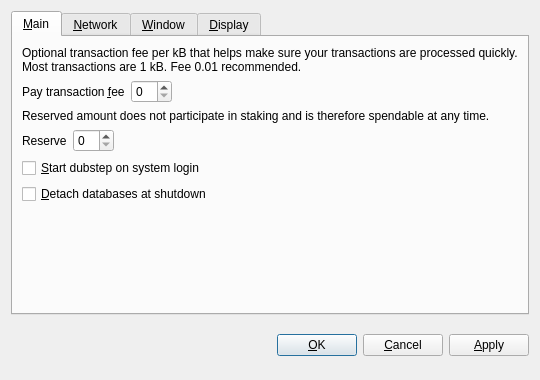
<?xml version="1.0" encoding="UTF-8"?>
<ui version="4.0">
 <class>OptionsDialog</class>
 <widget class="QDialog" name="OptionsDialog">
  <property name="geometry">
   <rect>
    <x>0</x>
    <y>0</y>
    <width>540</width>
    <height>380</height>
   </rect>
  </property>
  <property name="windowTitle">
   <string>Options</string>
  </property>
  <property name="modal">
   <bool>true</bool>
  </property>
  <layout class="QVBoxLayout" name="verticalLayout">
   <item>
    <widget class="QTabWidget" name="tabWidget">
     <property name="tabPosition">
      <enum>QTabWidget::North</enum>
     </property>
     <property name="currentIndex">
      <number>0</number>
     </property>
     <widget class="QWidget" name="tabMain">
      <attribute name="title">
       <string>&amp;Main</string>
      </attribute>
      <layout class="QVBoxLayout" name="verticalLayout_Main">
       <item>
        <widget class="QLabel" name="transactionFeeInfoLabel">
         <property name="text">
          <string>Optional transaction fee per kB that helps make sure your transactions are processed quickly. Most transactions are 1 kB. Fee 0.01 recommended.</string>
         </property>
         <property name="textFormat">
          <enum>Qt::PlainText</enum>
         </property>
         <property name="wordWrap">
          <bool>true</bool>
         </property>
        </widget>
       </item>
       <item>
        <layout class="QHBoxLayout" name="horizontalLayoutFee">
         <item>
          <widget class="QLabel" name="transactionFeeLabel">
           <property name="text">
            <string>Pay transaction &amp;fee</string>
           </property>
           <property name="textFormat">
            <enum>Qt::PlainText</enum>
           </property>
           <property name="buddy">
            <cstring>transactionFee</cstring>
           </property>
          </widget>
         </item>
         <item>
          <widget class="BitcoinAmountField" name="transactionFee"/>
         </item>
         <item>
          <spacer name="horizontalSpacerFee">
           <property name="orientation">
            <enum>Qt::Horizontal</enum>
           </property>
           <property name="sizeHint" stdset="0">
            <size>
             <width>40</width>
             <height>20</height>
            </size>
           </property>
          </spacer>
         </item>
        </layout>
       </item>
       <item>
        <widget class="QLabel" name="reserveBalanceInfoLabel">
         <property name="text">
          <string>Reserved amount does not participate in staking and is therefore spendable at any time.</string>
         </property>
         <property name="textFormat">
          <enum>Qt::PlainText</enum>
         </property>
         <property name="wordWrap">
          <bool>true</bool>
         </property>
        </widget>
       </item>
       <item>
        <layout class="QHBoxLayout" name="horizontalLayoutReserveBalance">
         <item>
          <widget class="QLabel" name="reserveBalanceLabel">
           <property name="text">
            <string>Reserve</string>
           </property>
           <property name="textFormat">
            <enum>Qt::PlainText</enum>
           </property>
           <property name="buddy">
            <cstring>reserveBalance</cstring>
           </property>
          </widget>
         </item>
         <item>
          <widget class="BitcoinAmountField" name="reserveBalance"/>
         </item>
         <item>
          <spacer name="horizontalSpacerReserveBalance">
           <property name="orientation">
            <enum>Qt::Horizontal</enum>
           </property>
           <property name="sizeHint" stdset="0">
            <size>
             <width>40</width>
             <height>20</height>
            </size>
           </property>
          </spacer>
         </item>
        </layout>
       </item>
       <item>
        <widget class="QCheckBox" name="bitcoinAtStartup">
         <property name="toolTip">
          <string>Automatically start dubstep after logging in to the system.</string>
         </property>
         <property name="text">
          <string>&amp;Start dubstep on system login</string>
         </property>
        </widget>
       </item>
       <item>
        <widget class="QCheckBox" name="detachDatabases">
         <property name="toolTip">
          <string>Detach block and address databases at shutdown. This means they can be moved to another data directory, but it slows down shutdown. The wallet is always detached.</string>
         </property>
         <property name="text">
          <string>&amp;Detach databases at shutdown</string>
         </property>
        </widget>
       </item>
       <item>
        <spacer name="verticalSpacer_Main">
         <property name="orientation">
          <enum>Qt::Vertical</enum>
         </property>
         <property name="sizeHint" stdset="0">
          <size>
           <width>20</width>
           <height>40</height>
          </size>
         </property>
        </spacer>
       </item>
      </layout>
     </widget>
     <widget class="QWidget" name="tabNetwork">
      <attribute name="title">
       <string>&amp;Network</string>
      </attribute>
      <layout class="QVBoxLayout" name="verticalLayout_Network">
       <item>
        <widget class="QCheckBox" name="mapPortUpnp">
         <property name="toolTip">
          <string>Automatically open the dubstep client port on the router. This only works when your router supports UPnP and it is enabled.</string>
         </property>
         <property name="text">
          <string>Map port using &amp;UPnP</string>
         </property>
        </widget>
       </item>
       <item>
        <widget class="QCheckBox" name="connectSocks">
         <property name="toolTip">
          <string>Connect to the dubstep network through a SOCKS proxy (e.g. when connecting through Tor).</string>
         </property>
         <property name="text">
          <string>&amp;Connect through SOCKS proxy:</string>
         </property>
        </widget>
       </item>
       <item>
        <layout class="QHBoxLayout" name="horizontalLayout_Network">
         <item>
          <widget class="QLabel" name="proxyIpLabel">
           <property name="text">
            <string>Proxy &amp;IP:</string>
           </property>
           <property name="textFormat">
            <enum>Qt::PlainText</enum>
           </property>
           <property name="buddy">
            <cstring>proxyIp</cstring>
           </property>
          </widget>
         </item>
         <item>
          <widget class="QValidatedLineEdit" name="proxyIp">
           <property name="maximumSize">
            <size>
             <width>140</width>
             <height>16777215</height>
            </size>
           </property>
           <property name="toolTip">
            <string>IP address of the proxy (e.g. 127.0.0.1)</string>
           </property>
          </widget>
         </item>
         <item>
          <widget class="QLabel" name="proxyPortLabel">
           <property name="text">
            <string>&amp;Port:</string>
           </property>
           <property name="textFormat">
            <enum>Qt::PlainText</enum>
           </property>
           <property name="buddy">
            <cstring>proxyPort</cstring>
           </property>
          </widget>
         </item>
         <item>
          <widget class="QLineEdit" name="proxyPort">
           <property name="maximumSize">
            <size>
             <width>55</width>
             <height>16777215</height>
            </size>
           </property>
           <property name="toolTip">
            <string>Port of the proxy (e.g. 9050)</string>
           </property>
          </widget>
         </item>
         <item>
          <widget class="QLabel" name="socksVersionLabel">
           <property name="text">
            <string>SOCKS &amp;Version:</string>
           </property>
           <property name="textFormat">
            <enum>Qt::PlainText</enum>
           </property>
           <property name="buddy">
            <cstring>socksVersion</cstring>
           </property>
          </widget>
         </item>
         <item>
          <widget class="QValueComboBox" name="socksVersion">
           <property name="toolTip">
            <string>SOCKS version of the proxy (e.g. 5)</string>
           </property>
          </widget>
         </item>
         <item>
          <spacer name="horizontalSpacer_Network">
           <property name="orientation">
            <enum>Qt::Horizontal</enum>
           </property>
           <property name="sizeHint" stdset="0">
            <size>
             <width>40</width>
             <height>20</height>
            </size>
           </property>
          </spacer>
         </item>
        </layout>
       </item>
       <item>
        <spacer name="verticalSpacer_Network">
         <property name="orientation">
          <enum>Qt::Vertical</enum>
         </property>
         <property name="sizeHint" stdset="0">
          <size>
           <width>20</width>
           <height>40</height>
          </size>
         </property>
        </spacer>
       </item>
      </layout>
     </widget>
     <widget class="QWidget" name="tabWindow">
      <attribute name="title">
       <string>&amp;Window</string>
      </attribute>
      <layout class="QVBoxLayout" name="verticalLayout_Window">
       <item>
        <widget class="QCheckBox" name="minimizeToTray">
         <property name="toolTip">
          <string>Show only a tray icon after minimizing the window.</string>
         </property>
         <property name="text">
          <string>&amp;Minimize to the tray instead of the taskbar</string>
         </property>
        </widget>
       </item>
       <item>
        <widget class="QCheckBox" name="minimizeOnClose">
         <property name="toolTip">
          <string>Minimize instead of exit the application when the window is closed. When this option is enabled, the application will be closed only after selecting Quit in the menu.</string>
         </property>
         <property name="text">
          <string>M&amp;inimize on close</string>
         </property>
        </widget>
       </item>
       <item>
        <spacer name="verticalSpacer_Window">
         <property name="orientation">
          <enum>Qt::Vertical</enum>
         </property>
         <property name="sizeHint" stdset="0">
          <size>
           <width>20</width>
           <height>40</height>
          </size>
         </property>
        </spacer>
       </item>
      </layout>
     </widget>
     <widget class="QWidget" name="tabDisplay">
      <attribute name="title">
       <string>&amp;Display</string>
      </attribute>
      <layout class="QVBoxLayout" name="verticalLayout_Display">
       <item>
        <layout class="QHBoxLayout" name="horizontalLayout_1_Display">
         <item>
          <widget class="QLabel" name="langLabel">
           <property name="text">
            <string>User Interface &amp;language:</string>
           </property>
           <property name="textFormat">
            <enum>Qt::PlainText</enum>
           </property>
           <property name="buddy">
            <cstring>lang</cstring>
           </property>
          </widget>
         </item>
         <item>
          <widget class="QValueComboBox" name="lang">
           <property name="toolTip">
            <string>The user interface language can be set here. This setting will take effect after restarting dubstep.</string>
           </property>
          </widget>
         </item>
        </layout>
       </item>
       <item>
        <layout class="QHBoxLayout" name="horizontalLayout_2_Display">
         <item>
          <widget class="QLabel" name="unitLabel">
           <property name="text">
            <string>&amp;Unit to show amounts in:</string>
           </property>
           <property name="textFormat">
            <enum>Qt::PlainText</enum>
           </property>
           <property name="buddy">
            <cstring>unit</cstring>
           </property>
          </widget>
         </item>
         <item>
          <widget class="QValueComboBox" name="unit">
           <property name="toolTip">
            <string>Choose the default subdivision unit to show in the interface and when sending coins.</string>
           </property>
          </widget>
         </item>
        </layout>
       </item>
       <item>
        <widget class="QCheckBox" name="displayAddresses">
         <property name="toolTip">
          <string>Whether to show dubstep addresses in the transaction list or not.</string>
         </property>
         <property name="text">
          <string>&amp;Display addresses in transaction list</string>
         </property>
        </widget>
       </item>
       <item>
        <widget class="QCheckBox" name="coinControlFeatures">
         <property name="toolTip">
          <string>Whether to show coin control features or not.</string>
         </property>
         <property name="text">
          <string>Display coin &amp;control features (experts only!)</string>
         </property>
        </widget>
       </item>
       <item>
        <spacer name="verticalSpacer_Display">
         <property name="orientation">
          <enum>Qt::Vertical</enum>
         </property>
         <property name="sizeHint" stdset="0">
          <size>
           <width>20</width>
           <height>40</height>
          </size>
         </property>
        </spacer>
       </item>
      </layout>
     </widget>
    </widget>
   </item>
   <item>
    <layout class="QHBoxLayout" name="horizontalLayout_Buttons">
     <item>
      <spacer name="horizontalSpacer_1">
       <property name="orientation">
        <enum>Qt::Horizontal</enum>
       </property>
       <property name="sizeHint" stdset="0">
        <size>
         <width>40</width>
         <height>48</height>
        </size>
       </property>
      </spacer>
     </item>
     <item>
      <widget class="QLabel" name="statusLabel">
       <property name="font">
        <font>
         <weight>50</weight>
         <bold>false</bold>
        </font>
       </property>
       <property name="text">
        <string/>
       </property>
       <property name="textFormat">
        <enum>Qt::PlainText</enum>
       </property>
       <property name="wordWrap">
        <bool>true</bool>
       </property>
      </widget>
     </item>
     <item>
      <spacer name="horizontalSpacer_2">
       <property name="orientation">
        <enum>Qt::Horizontal</enum>
       </property>
       <property name="sizeHint" stdset="0">
        <size>
         <width>40</width>
         <height>48</height>
        </size>
       </property>
      </spacer>
     </item>
     <item>
      <widget class="QPushButton" name="okButton">
       <property name="text">
        <string>&amp;OK</string>
       </property>
      </widget>
     </item>
     <item>
      <widget class="QPushButton" name="cancelButton">
       <property name="text">
        <string>&amp;Cancel</string>
       </property>
       <property name="autoDefault">
        <bool>false</bool>
       </property>
      </widget>
     </item>
     <item>
      <widget class="QPushButton" name="applyButton">
       <property name="text">
        <string>&amp;Apply</string>
       </property>
       <property name="autoDefault">
        <bool>false</bool>
       </property>
      </widget>
     </item>
    </layout>
   </item>
  </layout>
 </widget>
 <customwidgets>
  <customwidget>
   <class>BitcoinAmountField</class>
   <extends>QSpinBox</extends>
   <header>bitcoinamountfield.h</header>
   <container>1</container>
  </customwidget>
  <customwidget>
   <class>QValueComboBox</class>
   <extends>QComboBox</extends>
   <header>qvaluecombobox.h</header>
  </customwidget>
  <customwidget>
   <class>QValidatedLineEdit</class>
   <extends>QLineEdit</extends>
   <header>qvalidatedlineedit.h</header>
  </customwidget>
 </customwidgets>
 <resources/>
 <connections/>
</ui>
